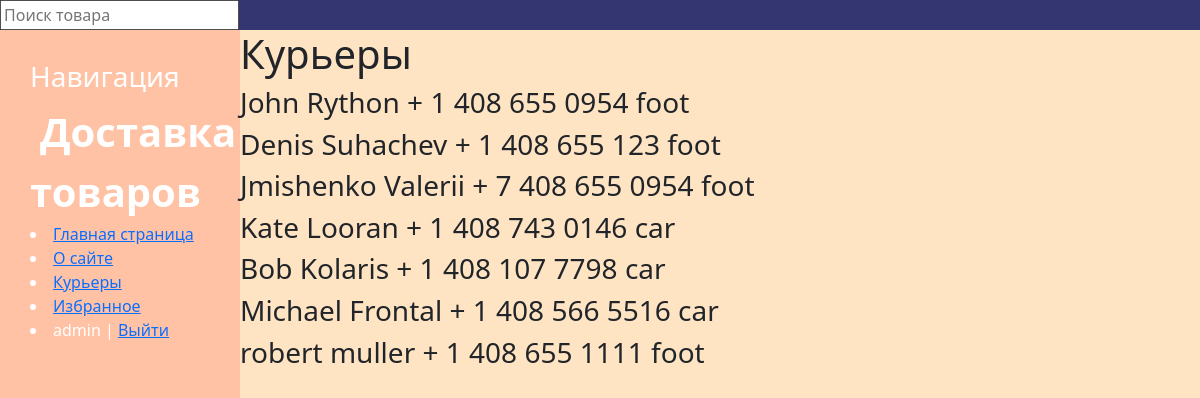
Page /courier/ (signed in) on the committed database.
### delivery/models.py (models this page shows)
class Courier(models.Model):
    name = models.CharField(max_length=40, verbose_name='имя')
    telephone = models.CharField(max_length=20, verbose_name='телефон')
    delivery_type = models.CharField(max_length=40, verbose_name='имя')

### delivery/views.py (the view)
# urls.py: path("courier/", show_courier, name='courier'),
def show_courier(request):
    courier = Courier.objects.all()
    context = {
        'courier': courier,
        'title': 'Курьеры',
    }
    return render(request, 'courier.html', context=context)

### delivery/templatetags/store_tags.py (called while the page is built)
@register.simple_tag()
def get_menu():
    menu = [{'title': "Главная страница", 'url_name': 'home'},
            {'title': "О сайте", 'url_name': 'about'},
            {'title': "Курьеры", 'url_name': 'courier'},
            ]
    return menu

### delivery/templates/courier.html
{% extends 'base.html' %}
{% block content %}
    <h1>{{ title }}</h1>
    <ul>
{% for i in courier %}
<h3>{{ i.name }} {{ i.telephone }} {{ i.delivery_type }}</h3>
{% endfor %}
    </ul>
{% endblock %}

### delivery/templates/base.html (shortened to what this page needs)
{% load store_tags %}
{% load static %}
<!DOCTYPE html>
<html lang="en">
<head>
    <link rel="stylesheet" href="https://cdn.jsdelivr.net/npm/bootstrap@5.1.3/dist/css/bootstrap.min.css">
    <link rel="stylesheet" href="https://use.fontawesome.com/releases/v5.8.2/css/all.css">
    <link rel="stylesheet" href="{% static 'delivery/css/style.css' %}">
</head>
<body>
<div class="topnav">
    <form action="{% url 'search' %}" method="get" >
    <input type="search" placeholder="Поиск товара" name="search" required="">
    </form>
</div>
<aside>
    <h3>Навигация</h3>
    {% block mainmenu %}
    <span class="logo"> Доставка товаров</span>
    {% get_menu as menu %}
    {% for m in menu %}
        <li><a href="{% url m.url_name%}">{{ m.title }}</a></li>
        {% endfor %}
        {% if request.user.is_authenticated %}
        <li><a href="{% url 'favourite_list'%}">Избранное</a></li>
        <li class="last"> {{user.username}} | <a href="{% url 'logout' %}">Выйти</a></li>
        {% else %}
        <li class="last"><a href="{% url 'register' %}">Регистрация</a> | <a href="{% url 'login' %}">Войти</a></li>
        {% endif %}
    {% endblock mainmenu %}
</aside>
{% block content %}
{% endblock content %}
</body>
</html>

### delivery/static/delivery/css/style.css (style rules this page uses)
body { background: bisque; }
aside { background: #ff4e3939; float: left; width: 20%; padding: 2.5%; height: 100vh; color: #fff; }
.topnav { overflow: hidden; background-color: #333671; }
aside .logo { font-size: 40px; margin-left: 10px; font-weight: bold; }

### rows in the picture
Courier: name "John Rython", telephone "+ 1 408 655 0954", delivery_type "foot"
Courier: name "Denis Suhachev", telephone "+ 1 408 655 123", delivery_type "foot"
Courier: name "Jmishenko Valerii", telephone "+ 7 408 655 0954", delivery_type "foot"
Courier: name "Kate Looran", telephone "+ 1 408 743 0146", delivery_type "car"
Courier: name "Bob Kolaris", telephone "+ 1 408 107 7798", delivery_type "car"
Courier: name "Michael Frontal", telephone "+ 1 408 566 5516", delivery_type "car"
Courier: name "robert muller", telephone "+ 1 408 655 1111", delivery_type "foot"

### other values in the picture
{{ m.title }} "Главная страница" "О сайте" "Курьеры"
{{ user.username }} "admin"
{{ title }} "Курьеры"
